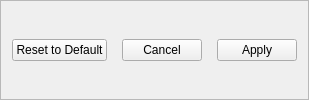
     <widget class="QFrame" name="fm_confirm">
      <property name="sizePolicy">
       <sizepolicy hsizetype="Minimum" vsizetype="Maximum">
        <horstretch>0</horstretch>
        <verstretch>0</verstretch>
       </sizepolicy>
      </property>
      <property name="frameShape">
       <enum>QFrame::StyledPanel</enum>
      </property>
      <property name="frameShadow">
       <enum>QFrame::Raised</enum>
      </property>
      <layout class="QHBoxLayout" name="horizontalLayout_3">
       <property name="spacing">
        <number>15</number>
       </property>
       <property name="leftMargin">
        <number>11</number>
       </property>
       <property name="topMargin">
        <number>8</number>
       </property>
       <property name="rightMargin">
        <number>11</number>
       </property>
       <property name="bottomMargin">
        <number>8</number>
       </property>
       <item>
        <widget class="QPushButton" name="btn_reset">
         <property name="maximumSize">
          <size>
           <width>200</width>
           <height>16777215</height>
          </size>
         </property>
         <property name="text">
          <string>Reset to Default</string>
         </property>
        </widget>
       </item>
       <item>
        <widget class="QPushButton" name="btn_cancel">
         <property name="maximumSize">
          <size>
           <width>200</width>
           <height>16777215</height>
          </size>
         </property>
         <property name="text">
          <string>Cancel</string>
         </property>
        </widget>
       </item>
       <item>
        <widget class="QPushButton" name="btn_apply">
         <property name="maximumSize">
          <size>
           <width>200</width>
           <height>16777215</height>
          </size>
         </property>
         <property name="text">
          <string>Apply</string>
         </property>
        </widget>
       </item>
      </layout>
     </widget>
